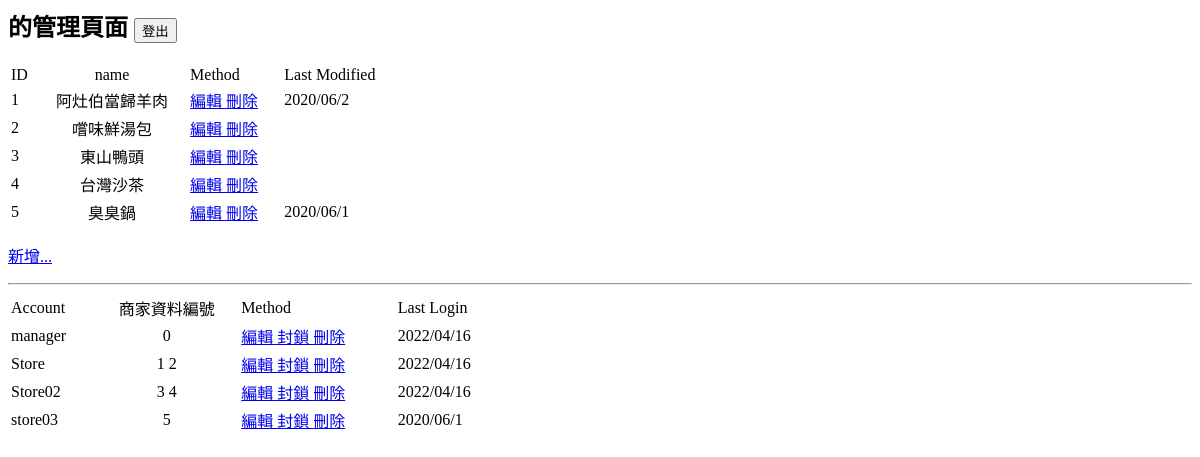
Page /YummyMap/Store/ManagerPage.php on the committed database.
### tables this page shows
CREATE TABLE `storeinfo` (
  `name` char(20) DEFAULT NULL,
  `introduce` char(200) DEFAULT NULL,
  `id` int(3) DEFAULT NULL,
  `position` char(6) DEFAULT NULL,
  `menu` char(250) DEFAULT NULL,
  `hours` char(63) DEFAULT NULL,
  `lastModified` char(10) DEFAULT NULL,
  `Logo` char(8) DEFAULT NULL
);

CREATE TABLE `storeaccount` (
  `account` char(10) DEFAULT NULL,
  `password` char(53) DEFAULT NULL,
  `storeIDs` char(40) DEFAULT NULL,
  `banned` int(1) DEFAULT NULL,
  `lastLogin` char(10) DEFAULT NULL
);

### YummyMap/Store/ManagerPage.php (the view, shortened to what this page needs)
<head>
	<link rel="stylesheet" type="text/css" href="../Map.css">
</head>
<body>
	<?php session_start();
		$ManagerAccount = $_SESSION['account'];
		echo "<h2> $ManagerAccount 的管理頁面 <input type='button' value='登出' onclick=\"javascript:location.href='./Logout.php'\"'></h2>";
		$mysqli = new mysqli('localhost', 'Manager', 'MapManager0556', 'yummymap');
		$sql01 = $mysqli->query("SELECT id, name, lastModified FROM storeinfo ORDER By id");
		echo "<table width='400'><tr><td>ID</td><td align='center'>name</td><td>Method</td><td>Last Modified</td></tr>";
		if ($sql01->num_rows == ''){
			echo "<tr><td></td><td align='center'>暫無資料</td><td></td><td></td></tr></table>";
		}
		else {
			while ($sqlData = $sql01->fetch_object()){
				$ID = $sqlData->id;
				echo "<tr><td>".$ID."</td><td align='center'>".$sqlData->name ."</td><td><a href='./StoreInfo/Update.php?SelectId=".$ID."'> 編輯 </a><a href='./StoreInfo/Delete.php?SelectId=".$ID."'> 刪除 </a></td><td>".$sqlData->lastModified ."</td></tr>";
			}
			echo "</table>";
		}
		echo "<p><a href='./StoreInfo/Insert.html'>新增...</a></p>";
		$sql02 = $mysqli->query("SELECT * FROM storeaccount ORDER By account");
		echo "<hr><table width='500'><tr><td>Account</td><td align='center'>商家資料編號</td><td>Method</td><td>Last Login</td></tr>";
		if ($sql02->num_rows == '') echo "<tr><td></td><td align='center'>暫無資料</td><td></td><td></td></tr></table>";
		else {
			while ($sqlData = $sql02->fetch_object()){
				$account = $sqlData->account;
				$IDs = str_replace('@' , ' ', $sqlData->storeIDs);
				echo "<tr><td>".$account."</td><td align='center'>".$IDs."</td><td><a href='./StoreAccount/EditStoreInfo.php?SelectAccount=".$account."'> 編輯 </a>".(($sqlData->banned == 1)? "<a href='./StoreAccount/InputData.php?SelectAccount=".$account."&Method=Unlock'> 解鎖 </a>" : "<a href='./StoreAccount/InputData.php?SelectAccount=".$account."&Method=Ban'> 封鎖 </a>")."<a href='./StoreAccount/InputData.php?SelectAccount=".$account."&Method=Delete'> 刪除 </a></td><td>".$sqlData->lastLogin ."</td></tr>";
			}
			echo "</table>";
		}
	?>
</body>

### rows in the picture
storeinfo: id "1", name "阿灶伯當歸羊肉", lastModified "2020/06/2"
storeinfo: id "2", name "嚐味鮮湯包"
storeinfo: id "3", name "東山鴨頭"
storeinfo: id "4", name "台灣沙茶"
storeinfo: id "5", name "臭臭鍋", lastModified "2020/06/1"
storeaccount: account "manager", storeIDs "0", lastLogin "2022/04/16"
storeaccount: account "Store", storeIDs "1 2", lastLogin "2022/04/16"
storeaccount: account "Store02", storeIDs "3 4", lastLogin "2022/04/16"
storeaccount: account "store03", storeIDs "5", lastLogin "2020/06/1"
